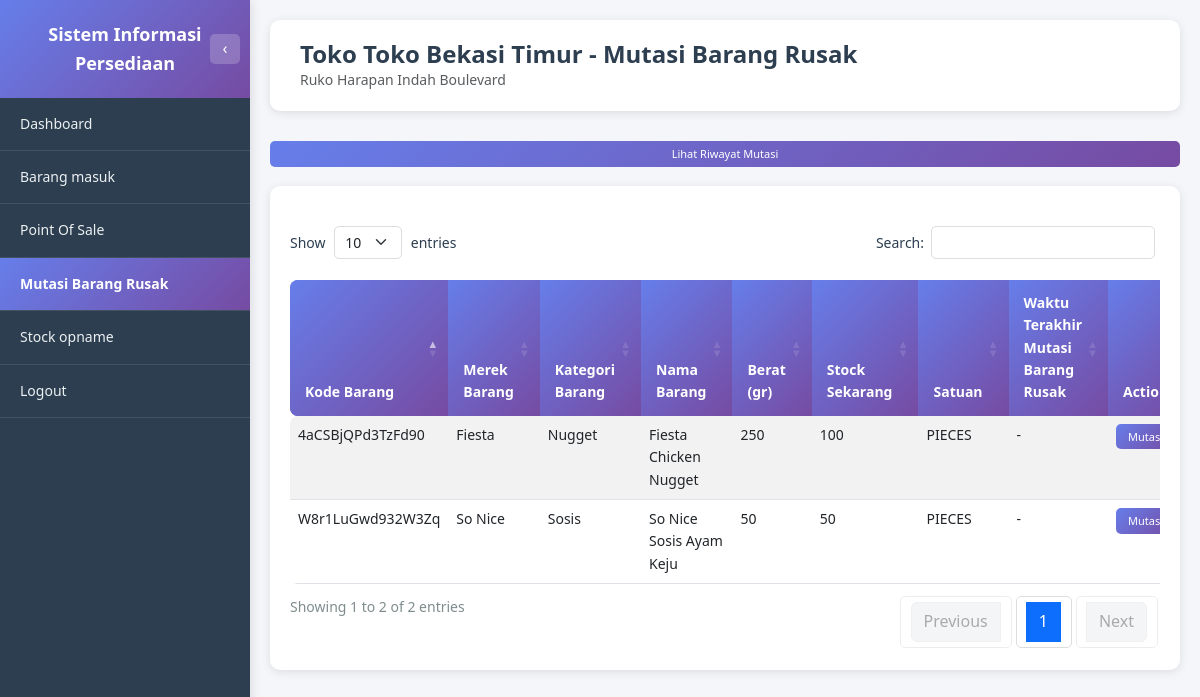
The page /toko/mutasi_barang_rusak.php (signed in) on the database as committed earlier.
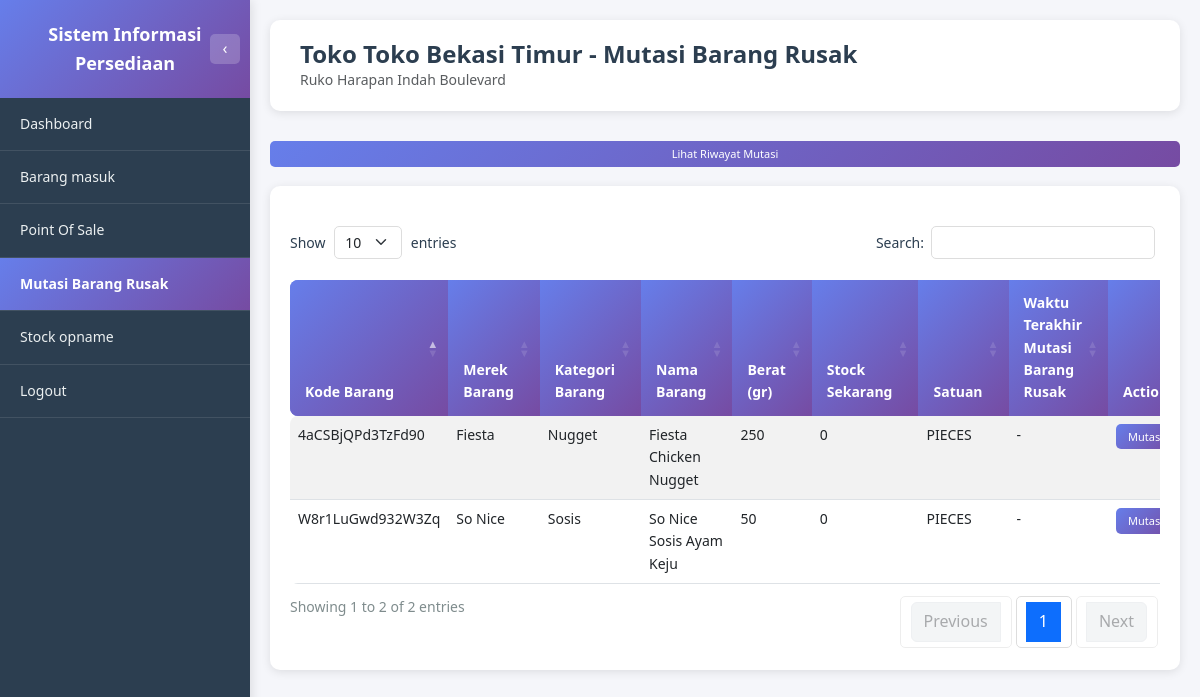
The same page on the database as committed later.
### tables this page shows
CREATE TABLE STOCK (
         KD_BARANG              VARCHAR(16) NOT NULL,
         KD_LOKASI              VARCHAR(8) NOT NULL,
         UPDATED_BY             VARCHAR(8),
         JUMLAH_BARANG          INT,
         JUMLAH_MIN_STOCK       INT,
         JUMLAH_MAX_STOCK       INT,
         SATUAN                 ENUM('PIECES', 'DUS'),
         LAST_UPDATED           TIMESTAMP DEFAULT CURRENT_TIMESTAMP ON UPDATE CURRENT_TIMESTAMP,
         PRIMARY KEY (KD_BARANG, KD_LOKASI)
      );

CREATE TABLE MASTER_BARANG (
         KD_BARANG                    VARCHAR(16) NOT NULL,
         KD_KATEGORI_BARANG           VARCHAR(8),
         KD_SUPPLIER                  VARCHAR(8),
         KD_MEREK_BARANG              VARCHAR(8),
         NAMA_BARANG                  VARCHAR(256),
         BERAT                        INT,
         AVG_HARGA_BELI_PIECES        DECIMAL(20,2),
         HARGA_JUAL_BARANG_PIECES     DECIMAL(20,2),
         SATUAN_PERDUS                INT,
         GAMBAR_BARANG                VARCHAR(512),
         LAST_UPDATED                 TIMESTAMP DEFAULT CURRENT_TIMESTAMP ON UPDATE CURRENT_TIMESTAMP,
         STATUS                       ENUM('AKTIF', 'TIDAK AKTIF'),
         PRIMARY KEY (KD_BARANG)
      );

### toko/mutasi_barang_rusak.php (the view, shortened to what the changed rows need)
<?php
require_once '../dbconnect.php';
$user_id = $_SESSION['user_id'];
$query_user = "SELECT u.ID_USERS, u.KD_LOKASI, ml.NAMA_LOKASI
               FROM USERS u
               LEFT JOIN MASTER_LOKASI ml ON u.KD_LOKASI = ml.KD_LOKASI
               WHERE u.ID_USERS = ?";
$stmt_user = $conn->prepare($query_user);
$stmt_user->bind_param("s", $user_id);
$stmt_user->execute();
$result_user = $stmt_user->get_result();
$user_data = $result_user->fetch_assoc();
$kd_lokasi = $user_data['KD_LOKASI'];
$nama_lokasi = $user_data['NAMA_LOKASI'] ?? 'Toko';
$query_stock = "SELECT
    s.KD_BARANG,
    mb.NAMA_BARANG,
    mb.BERAT,
    COALESCE(mm.NAMA_MEREK, '-') as NAMA_MEREK,
    COALESCE(mk.NAMA_KATEGORI, '-') as NAMA_KATEGORI,
    s.JUMLAH_BARANG as STOCK_SEKARANG,
    s.SATUAN,
    (
        SELECT MAX(mbr.WAKTU_MUTASI)
        FROM MUTASI_BARANG_RUSAK mbr
        WHERE mbr.KD_BARANG = s.KD_BARANG AND mbr.KD_LOKASI = s.KD_LOKASI
    ) as WAKTU_TERAKHIR_MUTASI
FROM STOCK s
INNER JOIN MASTER_BARANG mb ON s.KD_BARANG = mb.KD_BARANG
LEFT JOIN MASTER_MEREK mm ON mb.KD_MEREK_BARANG = mm.KD_MEREK_BARANG
LEFT JOIN MASTER_KATEGORI_BARANG mk ON mb.KD_KATEGORI_BARANG = mk.KD_KATEGORI_BARANG
WHERE s.KD_LOKASI = ?
ORDER BY s.KD_BARANG ASC";
$stmt_stock = $conn->prepare($query_stock);
$stmt_stock->bind_param("s", $kd_lokasi);
$stmt_stock->execute();
$result_stock = $stmt_stock->get_result();
function formatWaktuTerakhirMutasi($waktu) {
    if (empty($waktu) || $waktu == null) {
        return '-';
    }
    $bulan = [
        1 => 'Januari', 2 => 'Februari', 3 => 'Maret', 4 => 'April',
        5 => 'Mei', 6 => 'Juni', 7 => 'Juli', 8 => 'Agustus',
        9 => 'September', 10 => 'Oktober', 11 => 'November', 12 => 'Desember'
    ];
    $timezone = new DateTimeZone('Asia/Jakarta');
    $date = new DateTime($waktu, $timezone);
    $tanggal_formatted = $date->format('d') . ' ' . $bulan[(int)$date->format('m')] . ' ' . $date->format('Y');
    $waktu_formatted = $date->format('H:i') . ' WIB';
    $selisih_text = '';
    return $tanggal_formatted . ' ' . $waktu_formatted . ' (' . $selisih_text . ')';
}
?>
<!DOCTYPE html>
<html lang="id">
<head>
    <link href="https://cdn.jsdelivr.net/npm/bootstrap@5.3.0/dist/css/bootstrap.min.css" rel="stylesheet">
    <link href="https://cdn.datatables.net/1.13.7/css/dataTables.bootstrap5.min.css" rel="stylesheet">
    <link href="https://cdn.jsdelivr.net/npm/sweetalert2@11/dist/sweetalert2.min.css" rel="stylesheet">
    <link href="../assets/css/style.css" rel="stylesheet">
</head>
<body class="dashboard-body">
    <div class="main-content">
        <div class="page-header">
            <h1 class="page-title">Toko <?php echo htmlspecialchars($nama_lokasi); ?> - Mutasi Barang Rusak</h1>
        </div>
        <div class="table-section">
            <div class="table-responsive">
                <table id="tableMutasiBarangRusak" class="table table-custom table-striped table-hover">
                    <thead>
                        <tr>
                            <th>Kode Barang</th>
                            <th>Merek Barang</th>
                            <th>Kategori Barang</th>
                            <th>Nama Barang</th>
                            <th>Berat (gr)</th>
                            <th>Stock Sekarang</th>
                            <th>Satuan</th>
                            <th>Waktu Terakhir Mutasi Barang Rusak</th>
                            <th>Action</th>
                        </tr>
                    </thead>
                    <tbody>
                        <?php if ($result_stock && $result_stock->num_rows > 0): ?>
                            <?php while ($row = $result_stock->fetch_assoc()): ?>
                                <tr>
                                    <td><?php echo htmlspecialchars($row['KD_BARANG']); ?></td>
                                    <td><?php echo htmlspecialchars($row['NAMA_MEREK']); ?></td>
                                    <td><?php echo htmlspecialchars($row['NAMA_KATEGORI']); ?></td>
                                    <td><?php echo htmlspecialchars($row['NAMA_BARANG']); ?></td>
                                    <td><?php echo number_format($row['BERAT'], 0, ',', '.'); ?></td>
                                    <td><?php echo number_format($row['STOCK_SEKARANG'], 0, ',', '.'); ?></td>
                                    <td><?php echo htmlspecialchars($row['SATUAN']); ?></td>
                                    <td><?php echo formatWaktuTerakhirMutasi($row['WAKTU_TERAKHIR_MUTASI']); ?></td>
                                    <td>
                                        <button class="btn-view btn-sm" onclick="bukaModalMutasi('<?php echo htmlspecialchars($row['KD_BARANG']); ?>', '<?php echo htmlspecialchars($row['NAMA_MEREK']); ?>', '<?php echo htmlspecialchars($row['NAMA_KATEGORI']); ?>', '<?php echo htmlspecialchars($row['NAMA_BARANG']); ?>', <?php echo $row['BERAT']; ?>, <?php echo $row['STOCK_SEKARANG']; ?>, '<?php echo htmlspecialchars($row['SATUAN']); ?>')">Mutasi</button>
                                    </td>
                                </tr>
                            <?php endwhile; ?>
                        <?php else: ?>
                            <tr>
                                <td colspan="9" class="text-center text-muted">Tidak ada data stock</td>
                            </tr>
                        <?php endif; ?>
                    </tbody>
                </table>
            </div>
        </div>
    </div>
</body>
</html>

Rows that differ between the two databases and show on the page:
changed stock "4aCSBjQPd3TzFd90": JUMLAH_BARANG "100" → "0"
changed stock "W8r1LuGwd932W3Zq": JUMLAH_BARANG "50" → "0"
